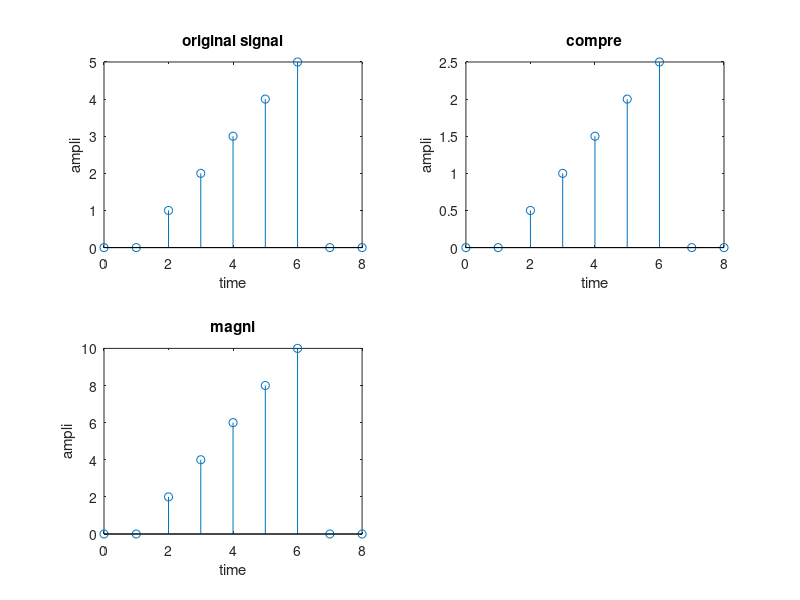

MATLAB code to generate this figure:
clc;
clear all
close all;
t=0:1:8;
x=[0 0 1 2 3 4 5 0 0];
subplot(2,2,1);
stem(t,x);
xlabel('time');
ylabel('ampli');
title('original signal');
subplot(2,2,2);
stem(t,x*0.5);
xlabel('time');
ylabel('ampli');
title('compre');
subplot(2,2,3);
stem(t,x*2);
xlabel('time');
ylabel('ampli');
title('magni');
